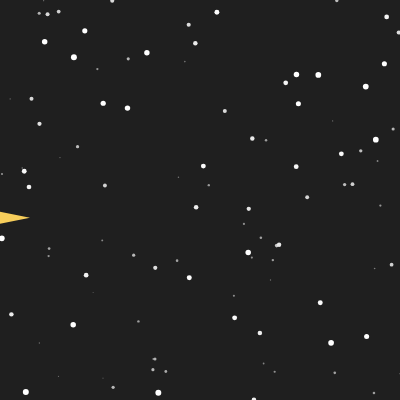
Frame 1 (no input)
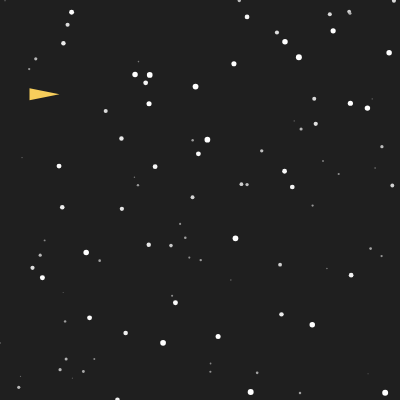
Frame 60 (no input)
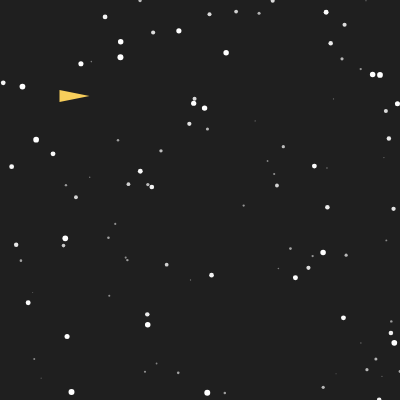
Frame 120 (the mouse pressed at the canvas centre since frame 60)

The p5.js sketch that drew these frames (run headless with seeded random() and noise() and a simulated clock; from frame 60 on, the mouse is pressed at the canvas centre):

// p5.js sketch
// ── sketch.js
const width = 400;
const height = 400;

const stars = [];
let a = 0;
const starCount = 100;

function setup() {
	createCanvas(width, height);
	background(31);
	smooth();
	noCursor();

	let i = 0;
	while (i < starCount) {
		stars.push({
			x: random(0, width),
			y: random(0, height),
			speed: random(1, 6),
		});
		i += 1;
	}
}

function draw() {
	background(31);

	// triangle
	// triangle(mouseX, mouseY - 6, mouseX, mouseY + 6, mouseX + 30, mouseY);

	let i = 0;
	while (i < stars.length) {
		const co = map(stars[i].speed, 1, 5, 100, 255);
		stroke(co);
		strokeWeight(stars[i].speed);
		point(stars[i].x, stars[i].y);

		stars[i].x -= stars[i].speed / 2;

		if (stars[i].x < 0) {
			stars[i].x = width;
		}

		i += 1;
	}

	noStroke();
	fill('#f7ce5b');
	triangle(
		a,
		width * noise(a / 50) - 6 - 50,
		a,
		width * noise(a / 50) + 6 - 50,
		a + 30,
		width * noise(a / 50) - 50
	);

	if (a > width + 50) {
		a = 0;
	}
	a += 0.5;
}
